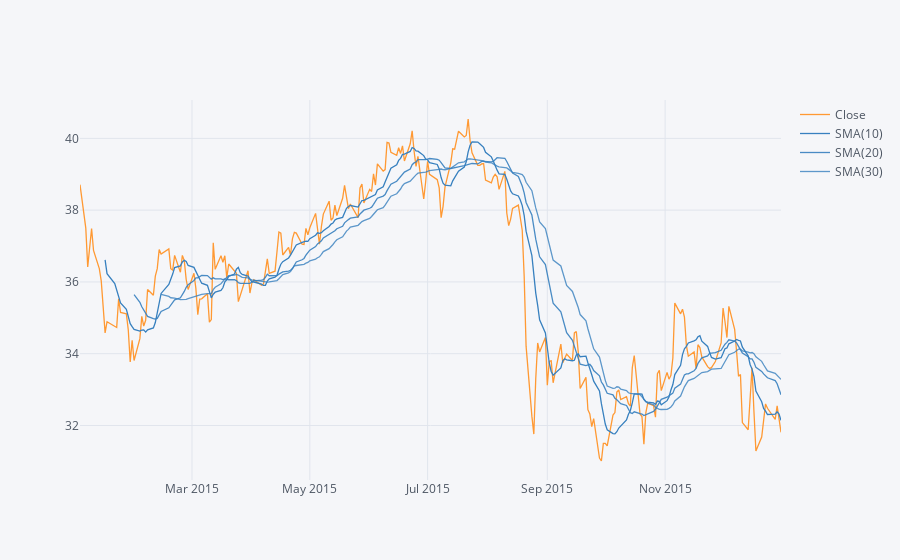

This figure's notebook cell:
### Markdown cell above
**Simple Moving Averages plot of Morgan Stanley for the year 2015**

### Code cell
MS['Close'].loc['2015-01-01':'2015-12-31'].ta_plot(study='sma', periods=[10,20,30])

### Figure 1 — Plotly figure (JSON) as saved in the notebook; plotly's stock layout.template omitted (floating-point values rounded to 4 significant figures; data arrays with more than 128 entries replaced by an {"elided": "..."} marker saying what was removed)
{"data": [{"line": {"color": "rgba(255, 153, 51, 1.0)", "dash": "solid", "shape": "linear", "width": 1.3}, "mode": "lines", "name": "Close", "text": "", "type": "scatter", "x": {"elided": "252 str values"}, "y": {"elided": "252 float values"}}, {"line": {"color": "rgba(55, 128, 191, 1.0)", "dash": "solid", "shape": "linear", "width": 1.3}, "mode": "lines", "name": "SMA(10)", "text": "", "type": "scatter", "x": {"elided": "252 str values"}, "y": {"elided": "252 mixed values"}}, {"line": {"color": "rgba(55, 128, 191, 0.8999999999999999)", "dash": "solid", "shape": "linear", "width": 1.3}, "mode": "lines", "name": "SMA(20)", "text": "", "type": "scatter", "x": {"elided": "252 str values"}, "y": {"elided": "252 mixed values"}}, {"line": {"color": "rgba(55, 128, 191, 0.7999999999999998)", "dash": "solid", "shape": "linear", "width": 1.3}, "mode": "lines", "name": "SMA(30)", "text": "", "type": "scatter", "x": {"elided": "252 str values"}, "y": {"elided": "252 mixed values"}}], "layout": {"legend": {"bgcolor": "#F5F6F9", "font": {"color": "#4D5663"}}, "paper_bgcolor": "#F5F6F9", "plot_bgcolor": "#F5F6F9", "title": {"font": {"color": "#4D5663"}}, "xaxis": {"gridcolor": "#E1E5ED", "showgrid": true, "tickfont": {"color": "#4D5663"}, "title": {"font": {"color": "#4D5663"}, "text": ""}, "zerolinecolor": "#E1E5ED"}, "yaxis": {"gridcolor": "#E1E5ED", "showgrid": true, "tickfont": {"color": "#4D5663"}, "title": {"font": {"color": "#4D5663"}, "text": ""}, "zerolinecolor": "#E1E5ED"}}}
